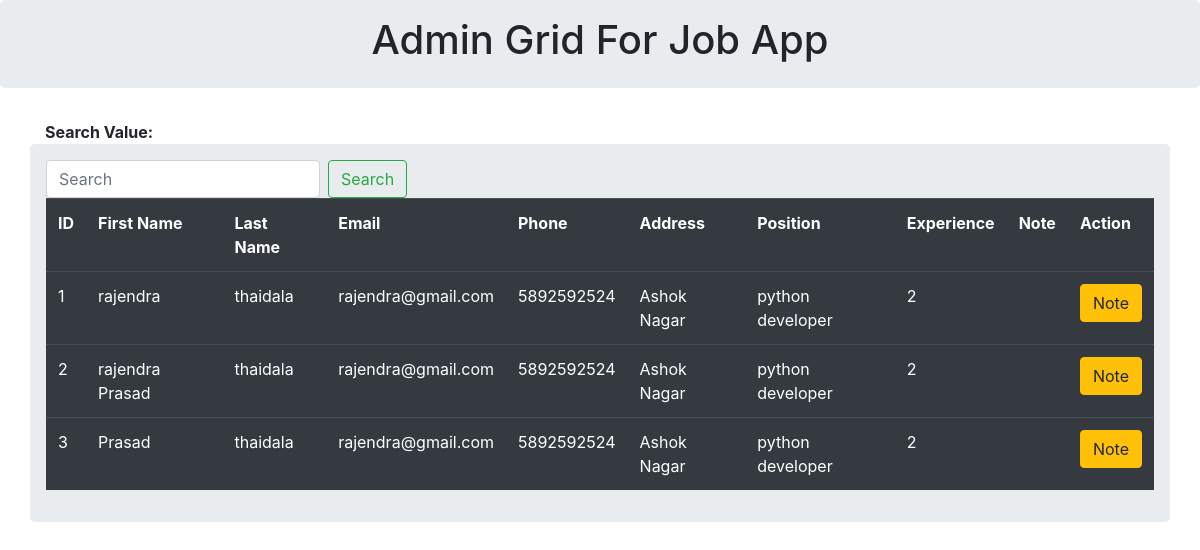
The page /admin on the database its author committed.
### flaskcrudapp/app.py (models this page shows, shortened)
class DataForm(db.Model):
    id   = db.Column(db.Integer, primary_key = True)
    name = db.Column(db.String(100))
    lastname = db.Column(db.String(100))
    email   = db.Column(db.String(100))
    phone   = db.Column(db.String(100))
    address   = db.Column(db.String(100))
    position   = db.Column(db.String(100))
    experience   = db.Column(db.Integer)

### flaskcrudapp/app.py (the view)
@app.route('/admin', methods = ['GET', 'POST'])
def admin():
    all_data = DataForm.query.all()
    if request.method == 'POST' and 'tag' in request.form: # getting the search query with name
        tag = request.form['tag']
        search = "%{}%".format(tag)
        fulldata = DataForm.query.filter(DataForm.name.like(search))#filter the data for admin page data query.
        return render_template('index.html', employees=fulldata, tag=tag)
    return render_template('index.html', employees = all_data)

### templates/index.html (shortened to what this page needs)
{% extends 'base.html' %}
{% block body %}
<div class="jumbotron p-3">
    <div class="well text-center">
        <h1>Admin Grid For Job App</h1>
    </div>
</div>
<div class="container">
    <strong> Search Value: {{tag}}</strong>
    <div class="row">
            <div class="jumbotron p-3 ">
                <form method="POST" class="form-inline">
                    <input class="form-control mr-sm-2" type="search" name='tag' placeholder="Search" aria-label="Search">
                    <button class="btn btn-outline-success my-2 my-sm-0" type="submit">Search</button>
                </form>
                <table class="table table-hover table-dark">
                    <tr>
                        <th>ID</th>
                        <th>First Name</th>
                        <th>Last Name</th>
                        <th>Email</th>
                        <th>Phone</th>
                        <th>Address</th>
                        <th>Position</th>
                        <th>Experience</th>
                        <th>Note</th>
                        <th>Action</th>
                    </tr>
                    {% for emp in employees %}
                    <tr>
                        <td>{{ emp.id }}</td>
                        <td>{{ emp.name }}</td>
                        <td>{{ emp.lastname }}</td>
                        <td>{{ emp.email }}</td>
                        <td>{{ emp.phone }}</td>
                        <td>{{ emp.address }}</td>
                        <td>{{ emp.position }}</td>
                        <td>{{ emp.experience }}</td>
                        <td>{{ emp.note}}</td>
                        <td>
                            <a href="/update/{{emp.id}}" class="btn btn-warning btn-xs" data-toggle="modal" data-target="#modaledit{{emp.id}}">Note</a>
                        </td>
                    </tr>
{% endfor %}
</table>
</div>
    </div>
</div>
{% endblock%}

### templates/base.html (shortened to what this page needs)
<!DOCTYPE html>
<html lang="en">
<head>
    <head>
    <link rel="stylesheet" href="https://stackpath.bootstrapcdn.com/bootstrap/4.4.1/css/bootstrap.min.css">
</head>
</head>
<body>
{% block body %}
{% endblock %}
</body>
</html>

### templates/header.html (shortened to what this page needs)
{% extends 'base.html' %}

### rows shown on the page
DataForm: id "1", name "rajendra", lastname "thaidala", email "rajendra@gmail.com", phone "5892592524", address "Ashok Nagar", position "python developer", experience "2"
DataForm: id "2", name "rajendra Prasad", lastname "thaidala", email "rajendra@gmail.com", phone "5892592524", address "Ashok Nagar", position "python developer", experience "2"
DataForm: id "3", name "Prasad", lastname "thaidala", email "rajendra@gmail.com", phone "5892592524", address "Ashok Nagar", position "python developer", experience "2"
